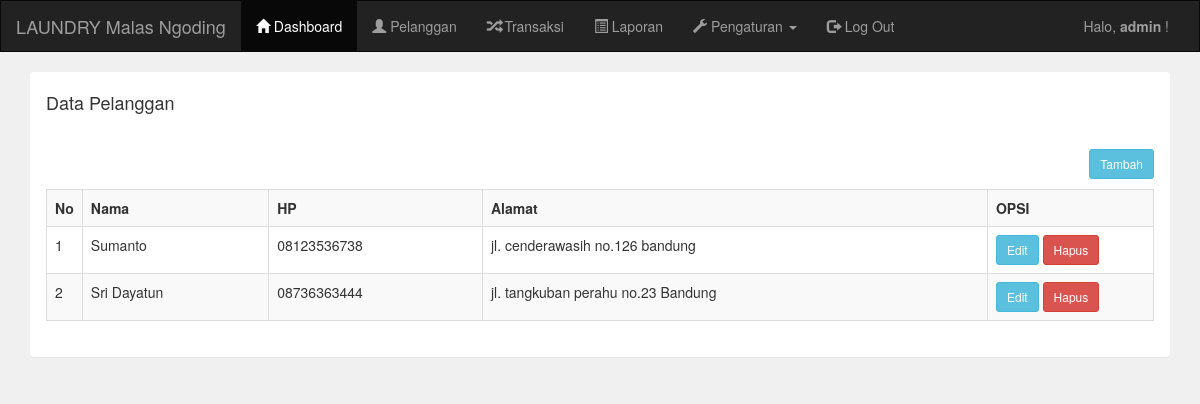
The page /admin/pelanggan.php (signed in) on the database its author committed.
### tables this page shows
CREATE TABLE `pelanggan` (
  `pelanggan_id` int(11) NOT NULL,
  `pelanggan_nama` varchar(255) NOT NULL,
  `pelanggan_hp` varchar(20) NOT NULL,
  `pelanggan_alamat` text NOT NULL
);

### admin/pelanggan.php (the view)
<?php include 'header.php'; ?>
<div class="container">
	<div class="panel">
		<div class="panel-heading">
			<h4>Data Pelanggan</h4>
		</div>
		<div class="panel-body">
			<a href="pelanggan_tambah.php" class="btn btn-sm btn-info pull-right">Tambah</a>
			<br/>
			<br/>
			<table class="table table-bordered table-striped">
				<tr>
					<th width="1%">No</th>
					<th>Nama</th>
					<th>HP</th>
					<th>Alamat</th>
					<th width="15%">OPSI</th>
				</tr>
				<?php
				include '../koneksi.php';
				$data = mysqli_query($koneksi,"select * from pelanggan");
				$no = 1;
				while($d=mysqli_fetch_array($data)){
					?>
					<tr>
						<td><?php echo $no++; ?></td>
						<td><?php echo $d['pelanggan_nama']; ?></td>
						<td><?php echo $d['pelanggan_hp']; ?></td>
						<td><?php echo $d['pelanggan_alamat']; ?></td>
						<td>
							<a href="pelanggan_edit.php?id=<?php echo $d['pelanggan_id']; ?>" class="btn btn-sm btn-info">Edit</a>
							<a href="pelanggan_hapus.php?id=<?php echo $d['pelanggan_id']; ?>" class="btn btn-sm btn-danger">Hapus</a>
						</td>
					</tr>
					<?php
				}
				?>
			</table>
		</div>
	</div>
</div>
<?php include 'footer.php'; ?>

### rows shown on the page
pelanggan: pelanggan_nama "Sumanto", pelanggan_hp "08123536738", pelanggan_alamat "jl. cenderawasih no.126 bandung"
pelanggan: pelanggan_nama "Sri Dayatun", pelanggan_hp "08736363444", pelanggan_alamat "jl. tangkuban perahu no.23 Bandung"

### other values the page prints
$_SESSION['username'] "admin"
